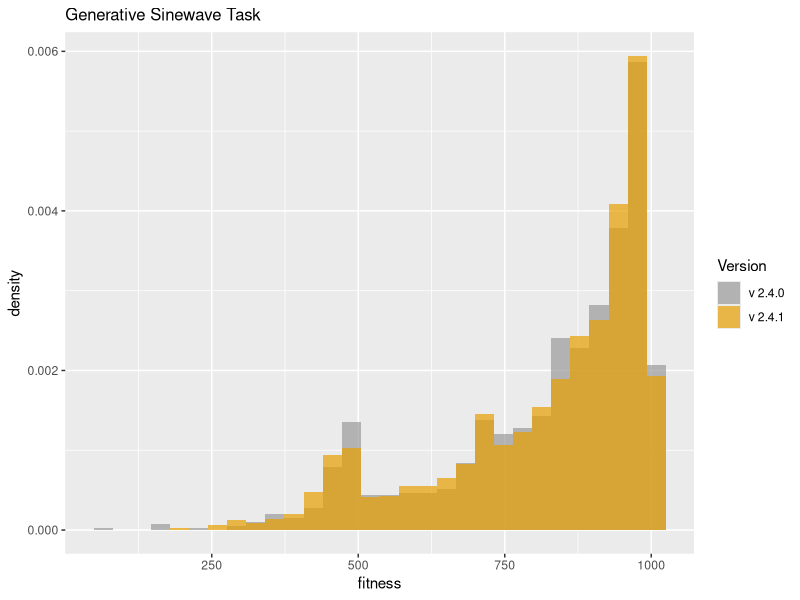
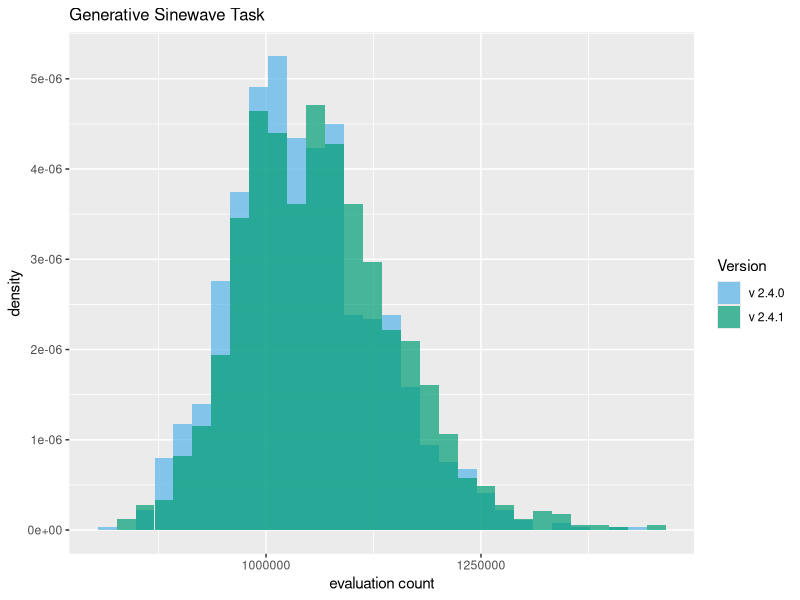

R code for these plots, in order:
library("ggplot2")
setwd("D:/home/websites/sharpneat-web/public/releases/sharpneat-2-4-1")

# A colourblind friendly palette.
cbPalette <- c("#999999", "#E69F00", "#56B4E9", "#009E73", "#F0E442", "#0072B2", "#D55E00", "#CC79A7")
cbPaletteB <- c("#56B4E9", "#009E73", "#F0E442", "#0072B2", "#D55E00", "#CC79A7", "#999999", "#E69F00")

# Load two data frames
dat1 <- read.table("sinewave-samples-v2-4-0.csv", sep=",", head=TRUE)
dat2 <- read.table("sinewave-samples-v2-4-1.csv", sep=",", head=TRUE)

# Combine the two dataframes into one.
# First create a new column in each.
dat1$ver <- 'v240'
dat2$ver <- 'v241'

# and combine into a new data frame.
dat <- rbind(dat1, dat2)

# Plot two overlaid histograms, one for each of the two dataframes
p4 = ggplot(dat, aes(bestfitness, fill = ver )) + 
   geom_histogram(alpha = 0.7, aes(y = ..density..), position = 'identity') +
   scale_fill_manual(values=cbPalette, name='Version', labels=c('v 2.4.0','v 2.4.1')) +
   labs(x='fitness') + 
   ggtitle("Generative Sinewave Task") +
   theme(plot.title = element_text(size = 12))

ggsave(filename="sinewave-bestfitness-v240-v241-hist.png", plot=p4, height=4, width=8, units="in", dpi=100)

# Eval count.
p2 = ggplot(dat, aes(evalcount, fill = ver )) + 
   geom_histogram(alpha = 0.7, aes(y = ..density..), position = 'identity') +
   scale_fill_manual(values=cbPaletteB, name='Version', labels=c('v 2.4.0','v 2.4.1')) +
   labs(x='evaluation count') + 
   ggtitle("Generative Sinewave Task") +
   theme(plot.title = element_text(size = 12))

ggsave(filename="sinewave-evalcount-v240-v241-hist.png", plot=p2, height=4, width=8, units="in", dpi=100)
